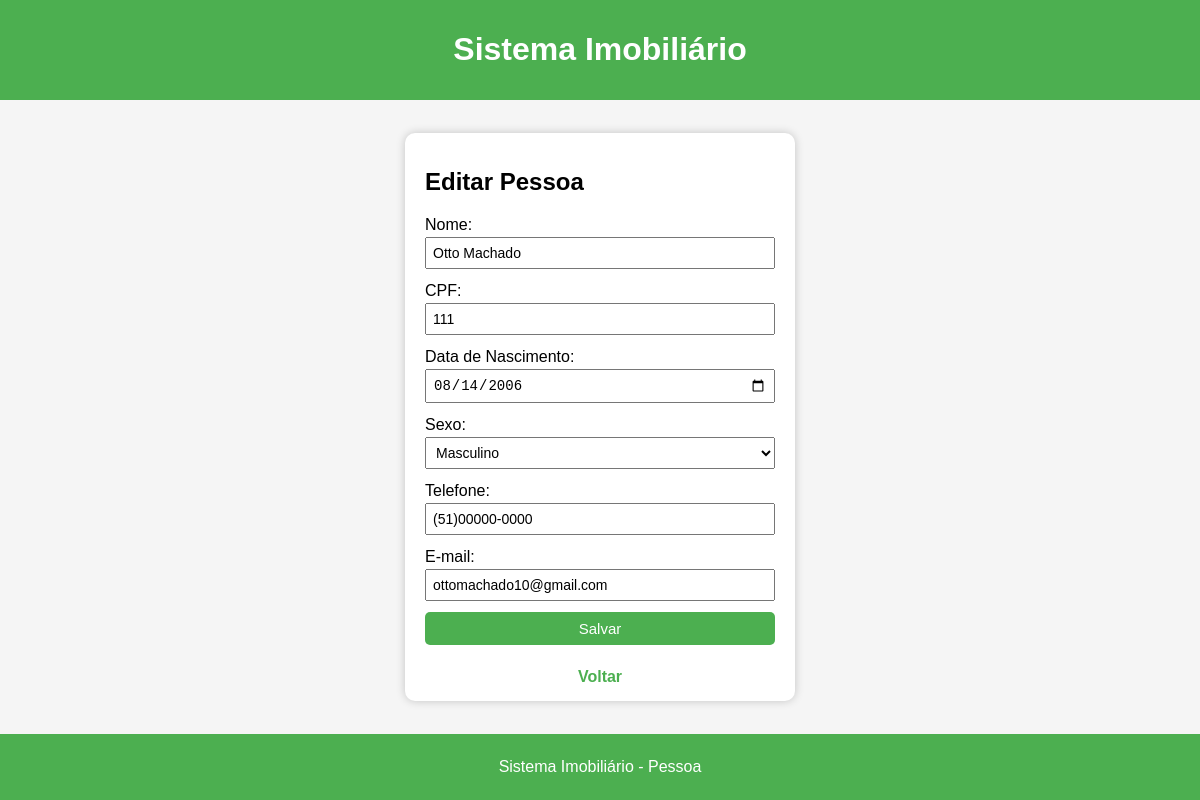
The app's page /pessoas/edit_pessoa.php?id=8 (signed in) with its own data.
### tables this page shows
CREATE TABLE `pessoas` (
  `id` int(11) NOT NULL,
  `nome` varchar(300) NOT NULL,
  `data_nascimento` date NOT NULL,
  `cpf` varchar(14) NOT NULL,
  `datanasc` date DEFAULT NULL,
  `sexo` varchar(10) NOT NULL,
  `telefone` varchar(20) DEFAULT NULL,
  `email` varchar(300) DEFAULT NULL,
  `usuario` varchar(50) NOT NULL,
  `senha` varchar(255) NOT NULL
);

### pessoas/edit_pessoa.php (the view, shortened to what this page needs)
<?php
include "../db.php";
$id = $_GET['id'];
$res = $conn->query("SELECT * FROM pessoas WHERE id=$id");
$pessoa = $res->fetch_assoc();
?>
<!DOCTYPE html>
<html lang="pt-br">
<head>
<link rel="stylesheet" href="../css/pessoas/create_pessoa.css">
</head>
<body>
<header class="header">
    <h1>Sistema Imobiliário</h1>
</header>
<div class="main">
    <div class="box">
        <h2>Editar Pessoa</h2>
        <form method="post">
            <label>Nome:</label>
            <input type="text" name="nome" value="<?php echo $pessoa['nome']; ?>" required>
            <label>CPF:</label>
            <input type="text" name="cpf" value="<?php echo $pessoa['cpf']; ?>" required>
            <label>Data de Nascimento:</label>
            <input type="date" name="datanasc" value="<?php echo isset($pessoa['datanasc']) ? $pessoa['datanasc'] : ''; ?>" required>
            <label>Sexo:</label>
            <select name="sexo" required>
                <option value="Masculino" <?php if(isset($pessoa['sexo']) && $pessoa['sexo']=='Masculino') echo "selected"; ?>>Masculino</option>
            </select>
            <label>Telefone:</label>
            <input type="text" name="telefone" value="<?php echo isset($pessoa['telefone']) ? $pessoa['telefone'] : ''; ?>" required>
            <label>E-mail:</label>
            <input type="email" name="email" value="<?php echo isset($pessoa['email']) ? $pessoa['email'] : ''; ?>" required>
            <input type="submit" name="salvar" value="Salvar">
        </form>
        <a href="list_pessoas.php" class="voltar">Voltar</a>
    </div>
</div>
<footer class="footer">
    <p>Sistema Imobiliário - Pessoa<p>
</footer>
</body>
</html>

### css/pessoas/create_pessoa.css (style rules this page uses)
body { font-family: Arial, sans-serif; background-color: #f5f5f5; display: flex; flex-direction: column; align-items: center; min-height: 100vh; margin: 0; }
.header { background-color: #4CAF50; color: white; width: 100%; text-align: center; padding: 10px 0; margin-bottom: 15px; }
.footer { background-color: #4CAF50; color: white; width: 100%; text-align: center; padding: 8px 0; margin-top: 15px; }
.main { display: flex; justify-content: center; align-items: center; flex: 1; width: 100%; padding: 10px 0; }
.box { background-color: white; padding: 15px 20px; border-radius: 10px; width: 350px; box-shadow: 0 0 10px rgba(0,0,0,0.2); }
form label { display: block; margin-top: 5px; }
form input, form select { width: 100%; padding: 6px; margin-top: 3px; margin-bottom: 8px; box-sizing: border-box; font-size: 14px; }
input[type=submit] { background-color: #4CAF50; color: white; border: none; cursor: pointer; padding: 8px; width: 100%; font-size: 15px; border-radius: 5px; }
.voltar { display: block; text-align: center; margin: 15px auto 0 auto; text-decoration: none; color: #4CAF50; font-weight: bold; width: fit-content; }

### records on screen
pessoas: nome "Otto Machado", cpf "111", datanasc "08/14/2006", sexo "Masculino", telefone "(51)00000-0000", email "ottomachado10@gmail.com"
